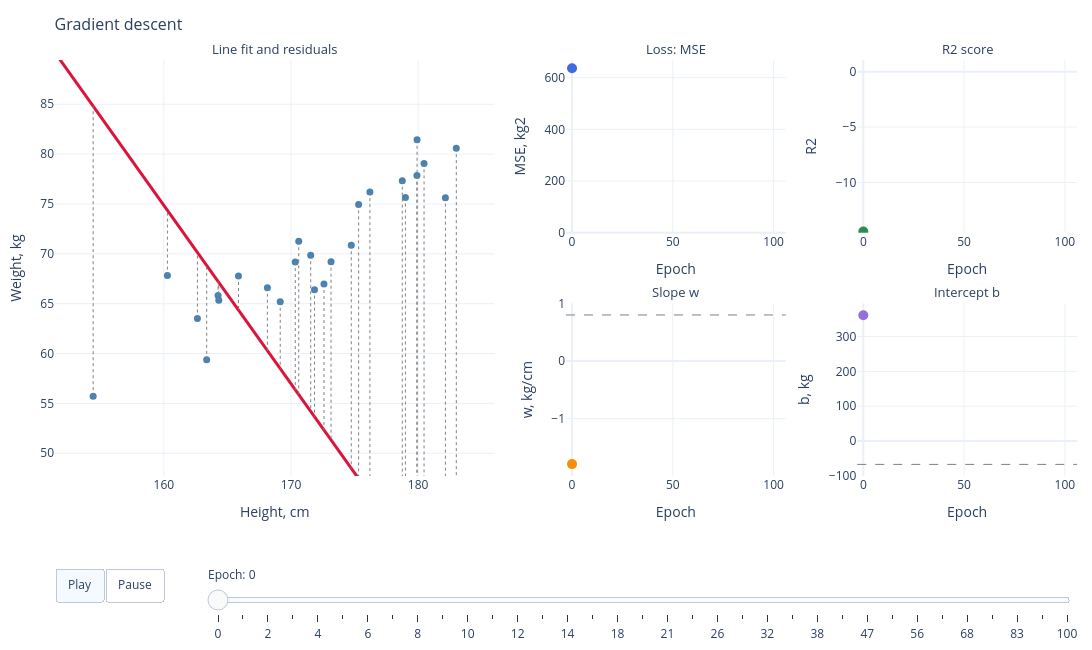

This figure's notebook cell:
### Markdown cell above
## Training animation

### Code cell
plot_training(X, Y, hist).show()

### Figure 1 — Plotly figure (JSON) as saved in the notebook; plotly's stock layout.template omitted (floating-point values rounded to 4 significant figures)
{"data": [{"marker": {"color": "steelblue", "size": 7}, "mode": "markers", "type": "scatter", "x": [174.7, 162.6, 178.8, 180.5, 154.4, 160.3, 173.2, 169.2, 171.8, 164.3, 179.9, 179.0, 172.6, 182.1, 176.2, 164.3, 175.3, 163.4, 179.9, 171.6, 170.3, 165.9, 183.0, 170.6, 168.1], "xaxis": "x", "y": [70.86, 63.51, 77.34, 79.07, 55.72, 67.82, 69.21, 65.19, 66.41, 65.35, 81.44, 75.64, 66.97, 75.63, 76.19, 65.81, 74.96, 59.37, 77.84, 69.86, 69.18, 67.77, 80.6, 71.26, 66.6], "yaxis": "y"}, {"line": {"color": "crimson", "width": 3}, "mode": "lines", "type": "scatter", "x": [151.4, 151.8, 152.1, 152.5, 152.8, 153.2, 153.5, 153.9, 154.2, 154.6, 154.9, 155.3, 155.6, 156.0, 156.3, 156.7, 157.0, 157.4, 157.7, 158.1, 158.4, 158.8, 159.1, 159.5, 159.8, 160.2, 160.5, 160.9, 161.2, 161.6, 161.9, 162.3, 162.6, 163.0, 163.3, 163.7, 164.0, 164.4, 164.7, 165.1, 165.4, 165.8, 166.1, 166.5, 166.8, 167.2, 167.5, 167.8, 168.2, 168.5, 168.9, 169.2, 169.6, 169.9, 170.3, 170.6, 171.0, 171.3, 171.7, 172.0, 172.4, 172.7, 173.1, 173.4, 173.8, 174.1, 174.5, 174.8, 175.2, 175.5, 175.9, 176.2, 176.6, 176.9, 177.3, 177.6, 178.0, 178.3, 178.7, 179.0, 179.4, 179.7, 180.1, 180.4, 180.8, 181.1, 181.5, 181.8, 182.2, 182.5, 182.9, 183.2, 183.6, 183.9, 184.3, 184.6, 185.0, 185.3, 185.7, 186.0], "xaxis": "x", "y": [90.18, 89.55, 88.93, 88.31, 87.68, 87.06, 86.43, 85.81, 85.18, 84.56, 83.93, 83.31, 82.68, 82.06, 81.43, 80.81, 80.19, 79.56, 78.94, 78.31, 77.69, 77.06, 76.44, 75.81, 75.19, 74.56, 73.94, 73.31, 72.69, 72.07, 71.44, 70.82, 70.19, 69.57, 68.94, 68.32, 67.69, 67.07, 66.44, 65.82, 65.19, 64.57, 63.95, 63.32, 62.7, 62.07, 61.45, 60.82, 60.2, 59.57, 58.95, 58.32, 57.7, 57.07, 56.45, 55.83, 55.2, 54.58, 53.95, 53.33, 52.7, 52.08, 51.45, 50.83, 50.2, 49.58, 48.95, 48.33, 47.7, 47.08, 46.46, 45.83, 45.21, 44.58, 43.96, 43.33, 42.71, 42.08, 41.46, 40.83, 40.21, 39.58, 38.96, 38.34, 37.71, 37.09, 36.46, 35.84, 35.21, 34.59, 33.96, 33.34, 32.71, 32.09, 31.46, 30.84, 30.22, 29.59, 28.97, 28.34], "yaxis": "y"}, {"line": {"color": "gray", "dash": "dot", "width": 1}, "mode": "lines", "type": "scatter", "x": [174.7, 174.7, null, 162.6, 162.6, null, 178.8, 178.8, null, 180.5, 180.5, null, 154.4, 154.4, null, 160.3, 160.3, null, 173.2, 173.2, null, 169.2, 169.2, null, 171.8, 171.8, null, 164.3, 164.3, null, 179.9, 179.9, null, 179.0, 179.0, null, 172.6, 172.6, null, 182.1, 182.1, null, 176.2, 176.2, null, 164.3, 164.3, null, 175.3, 175.3, null, 163.4, 163.4, null, 179.9, 179.9, null, 171.6, 171.6, null, 170.3, 170.3, null, 165.9, 165.9, null, 183.0, 183.0, null, 170.6, 170.6, null, 168.1, 168.1, null], "xaxis": "x", "y": [70.86, 48.49, null, 63.51, 70.14, null, 77.34, 41.31, null, 79.07, 38.25, null, 55.72, 84.81, null, 67.82, 74.36, null, 69.21, 51.34, null, 65.19, 58.49, null, 66.41, 53.67, null, 65.35, 67.13, null, 81.44, 39.23, null, 75.64, 40.87, null, 66.97, 52.33, null, 75.63, 35.24, null, 76.19, 45.87, null, 65.81, 67.23, null, 74.96, 47.46, null, 59.37, 68.84, null, 77.84, 39.25, null, 69.86, 54.2, null, 69.18, 56.37, null, 67.77, 64.36, null, 80.6, 33.71, null, 71.26, 55.88, null, 66.6, 60.29, null], "yaxis": "y"}, {"line": {"color": "royalblue"}, "mode": "lines", "type": "scatter", "x": [0], "xaxis": "x2", "y": [636.7], "yaxis": "y2"}, {"marker": {"color": "royalblue", "size": 10}, "mode": "markers", "type": "scatter", "x": [0], "xaxis": "x2", "y": [636.7], "yaxis": "y2"}, {"line": {"color": "seagreen"}, "mode": "lines", "type": "scatter", "x": [0], "xaxis": "x3", "y": [-14.42], "yaxis": "y3"}, {"marker": {"color": "seagreen", "size": 10}, "mode": "markers", "type": "scatter", "x": [0], "xaxis": "x3", "y": [-14.42], "yaxis": "y3"}, {"line": {"color": "darkorange"}, "mode": "lines", "type": "scatter", "x": [0], "xaxis": "x4", "y": [-1.789], "yaxis": "y4"}, {"marker": {"color": "darkorange", "size": 10}, "mode": "markers", "type": "scatter", "x": [0], "xaxis": "x4", "y": [-1.789], "yaxis": "y4"}, {"line": {"color": "mediumpurple"}, "mode": "lines", "type": "scatter", "x": [0], "xaxis": "x5", "y": [361.1], "yaxis": "y5"}, {"marker": {"color": "mediumpurple", "size": 10}, "mode": "markers", "type": "scatter", "x": [0], "xaxis": "x5", "y": [361.1], "yaxis": "y5"}], "layout": {"annotations": [{"font": {"size": 13}, "showarrow": false, "text": "Line fit and residuals", "x": 0.215, "xanchor": "center", "xref": "paper", "y": 1, "yanchor": "bottom", "yref": "paper"}, {"font": {"size": 13}, "showarrow": false, "text": "Loss: MSE", "x": 0.6075, "xanchor": "center", "xref": "paper", "y": 1, "yanchor": "bottom", "yref": "paper"}, {"font": {"size": 13}, "showarrow": false, "text": "R2 score", "x": 0.8925, "xanchor": "center", "xref": "paper", "y": 1, "yanchor": "bottom", "yref": "paper"}, {"font": {"size": 13}, "showarrow": false, "text": "Slope w", "x": 0.6075, "xanchor": "center", "xref": "paper", "y": 0.415, "yanchor": "bottom", "yref": "paper"}, {"font": {"size": 13}, "showarrow": false, "text": "Intercept b", "x": 0.8925, "xanchor": "center", "xref": "paper", "y": 0.415, "yanchor": "bottom", "yref": "paper"}], "height": 650, "margin": {"b": 110, "l": 55, "r": 15, "t": 60}, "shapes": [{"line": {"color": "gray", "dash": "dash", "width": 1}, "type": "line", "x0": 0, "x1": 1, "xref": "x4 domain", "y0": 0.8005, "y1": 0.8005, "yref": "y4"}, {"line": {"color": "gray", "dash": "dash", "width": 1}, "type": "line", "x0": 0, "x1": 1, "xref": "x5 domain", "y0": -67.05, "y1": -67.05, "yref": "y5"}], "showlegend": false, "sliders": [{"currentvalue": {"prefix": "Epoch: "}, "len": 0.85, "steps": [{"args": [["0"], {"frame": {"duration": 120, "redraw": true}, "mode": "immediate", "transition": {"duration": 0}}], "label": "0", "method": "animate"}, {"args": [["1"], {"frame": {"duration": 120, "redraw": true}, "mode": "immediate", "transition": {"duration": 0}}], "label": "1", "method": "animate"}, {"args": [["2"], {"frame": {"duration": 120, "redraw": true}, "mode": "immediate", "transition": {"duration": 0}}], "label": "2", "method": "animate"}, {"args": [["3"], {"frame": {"duration": 120, "redraw": true}, "mode": "immediate", "transition": {"duration": 0}}], "label": "3", "method": "animate"}, {"args": [["4"], {"frame": {"duration": 120, "redraw": true}, "mode": "immediate", "transition": {"duration": 0}}], "label": "4", "method": "animate"}, {"args": [["5"], {"frame": {"duration": 120, "redraw": true}, "mode": "immediate", "transition": {"duration": 0}}], "label": "5", "method": "animate"}, {"args": [["6"], {"frame": {"duration": 120, "redraw": true}, "mode": "immediate", "transition": {"duration": 0}}], "label": "6", "method": "animate"}, {"args": [["7"], {"frame": {"duration": 120, "redraw": true}, "mode": "immediate", "transition": {"duration": 0}}], "label": "7", "method": "animate"}, {"args": [["8"], {"frame": {"duration": 120, "redraw": true}, "mode": "immediate", "transition": {"duration": 0}}], "label": "8", "method": "animate"}, {"args": [["9"], {"frame": {"duration": 120, "redraw": true}, "mode": "immediate", "transition": {"duration": 0}}], "label": "9", "method": "animate"}, {"args": [["10"], {"frame": {"duration": 120, "redraw": true}, "mode": "immediate", "transition": {"duration": 0}}], "label": "10", "method": "animate"}, {"args": [["11"], {"frame": {"duration": 120, "redraw": true}, "mode": "immediate", "transition": {"duration": 0}}], "label": "11", "method": "animate"}, {"args": [["12"], {"frame": {"duration": 120, "redraw": true}, "mode": "immediate", "transition": {"duration": 0}}], "label": "12", "method": "animate"}, {"args": [["13"], {"frame": {"duration": 120, "redraw": true}, "mode": "immediate", "transition": {"duration": 0}}], "label": "13", "method": "animate"}, {"args": [["14"], {"frame": {"duration": 120, "redraw": true}, "mode": "immediate", "transition": {"duration": 0}}], "label": "14", "method": "animate"}, {"args": [["16"], {"frame": {"duration": 120, "redraw": true}, "mode": "immediate", "transition": {"duration": 0}}], "label": "16", "method": "animate"}, {"args": [["18"], {"frame": {"duration": 120, "redraw": true}, "mode": "immediate", "transition": {"duration": 0}}], "label": "18", "method": "animate"}, {"args": [["19"], {"frame": {"duration": 120, "redraw": true}, "mode": "immediate", "transition": {"duration": 0}}], "label": "19", "method": "animate"}, {"args": [["21"], {"frame": {"duration": 120, "redraw": true}, "mode": "immediate", "transition": {"duration": 0}}], "label": "21", "method": "animate"}, {"args": [["24"], {"frame": {"duration": 120, "redraw": true}, "mode": "immediate", "transition": {"duration": 0}}], "label": "24", "method": "animate"}, {"args": [["26"], {"frame": {"duration": 120, "redraw": true}, "mode": "immediate", "transition": {"duration": 0}}], "label": "26", "method": "animate"}, {"args": [["29"], {"frame": {"duration": 120, "redraw": true}, "mode": "immediate", "transition": {"duration": 0}}], "label": "29", "method": "animate"}, {"args": [["32"], {"frame": {"duration": 120, "redraw": true}, "mode": "immediate", "transition": {"duration": 0}}], "label": "32", "method": "animate"}, {"args": [["35"], {"frame": {"duration": 120, "redraw": true}, "mode": "immediate", "transition": {"duration": 0}}], "label": "35", "method": "animate"}, {"args": [["38"], {"frame": {"duration": 120, "redraw": true}, "mode": "immediate", "transition": {"duration": 0}}], "label": "38", "method": "animate"}, {"args": [["42"], {"frame": {"duration": 120, "redraw": true}, "mode": "immediate", "transition": {"duration": 0}}], "label": "42", "method": "animate"}, {"args": [["47"], {"frame": {"duration": 120, "redraw": true}, "mode": "immediate", "transition": {"duration": 0}}], "label": "47", "method": "animate"}, {"args": [["51"], {"frame": {"duration": 120, "redraw": true}, "mode": "immediate", "transition": {"duration": 0}}], "label": "51", "method": "animate"}, {"args": [["56"], {"frame": {"duration": 120, "redraw": true}, "mode": "immediate", "transition": {"duration": 0}}], "label": "56", "method": "animate"}, {"args": [["62"], {"frame": {"duration": 120, "redraw": true}, "mode": "immediate", "transition": {"duration": 0}}], "label": "62", "method": "animate"}, {"args": [["68"], {"frame": {"duration": 120, "redraw": true}, "mode": "immediate", "transition": {"duration": 0}}], "label": "68", "method": "animate"}, {"args": [["75"], {"frame": {"duration": 120, "redraw": true}, "mode": "immediate", "transition": {"duration": 0}}], "label": "75", "method": "animate"}, {"args": [["83"], {"frame": {"duration": 120, "redraw": true}, "mode": "immediate", "transition": {"duration": 0}}], "label": "83", "method": "animate"}, {"args": [["91"], {"frame": {"duration": 120, "redraw": true}, "mode": "immediate", "transition": {"duration": 0}}], "label": "91", "method": "animate"}, {"args": [["100"], {"frame": {"duration": 120, "redraw": true}, "mode": "immediate", "transition": {"duration": 0}}], "label": "100", "method": "animate"}], "x": 0.15, "y": -0.16}], "title": {"font": {"size": 16}, "text": "Gradient descent"}, "updatemenus": [{"buttons": [{"args": [null, {"frame": {"duration": 120, "redraw": true}, "mode": "immediate", "transition": {"duration": 0}}], "label": "Play", "method": "animate"}, {"args": [[null], {"frame": {"duration": 0, "redraw": false}, "mode": "immediate"}], "label": "Pause", "method": "animate"}], "direction": "left", "type": "buttons", "x": 0, "xanchor": "left", "y": -0.22}], "width": 1200, "xaxis": {"anchor": "y", "domain": [0, 0.43], "range": [151.4, 186.0], "title": {"text": "Height, cm"}}, "xaxis2": {"anchor": "y2", "domain": [0.5, 0.715], "range": [-3, 106], "title": {"text": "Epoch"}}, "xaxis3": {"anchor": "y3", "domain": [0.785, 1], "range": [-3, 106], "title": {"text": "Epoch"}}, "xaxis4": {"anchor": "y4", "domain": [0.5, 0.715], "range": [-3, 106], "title": {"text": "Epoch"}}, "xaxis5": {"anchor": "y5", "domain": [0.785, 1], "range": [-3, 106], "title": {"text": "Epoch"}}, "yaxis": {"anchor": "x", "domain": [0, 1], "range": [47.72, 89.44], "title": {"text": "Weight, kg"}}, "yaxis2": {"anchor": "x2", "domain": [0.585, 1], "range": [0, 668.5], "title": {"text": "MSE, kg2"}}, "yaxis3": {"anchor": "x3", "domain": [0.585, 1], "range": [-14.52, 1.05], "title": {"text": "R2"}}, "yaxis4": {"anchor": "x4", "domain": [0, 0.415], "range": [-1.996, 1.002], "title": {"text": "w, kg/cm"}}, "yaxis5": {"anchor": "x5", "domain": [0, 0.415], "range": [-100.4, 395.3], "title": {"text": "b, kg"}}}}
